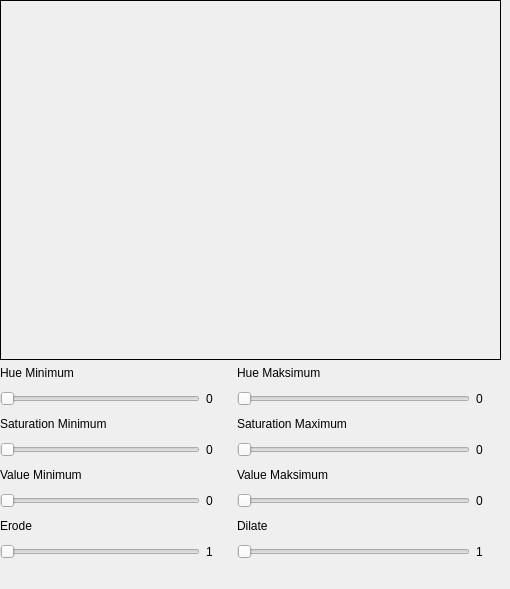
         <widget class="QWidget" name="warna4">
          <widget class="QWidget" name="layoutWidget_4">
           <property name="geometry">
            <rect>
             <x>0</x>
             <y>0</y>
             <width>501</width>
             <height>580</height>
            </rect>
           </property>
           <layout class="QVBoxLayout" name="verticalLayout_38">
            <item>
             <widget class="QLabel" name="labelWarna4">
              <property name="minimumSize">
               <size>
                <width>480</width>
                <height>360</height>
               </size>
              </property>
              <property name="baseSize">
               <size>
                <width>480</width>
                <height>360</height>
               </size>
              </property>
              <property name="frameShape">
               <enum>QFrame::Box</enum>
              </property>
              <property name="text">
               <string/>
              </property>
             </widget>
            </item>
            <item>
             <layout class="QFormLayout" name="formLayout_5">
              <item row="0" column="0">
               <layout class="QVBoxLayout" name="verticalLayout_39">
                <item>
                 <widget class="QLabel" name="label_33">
                  <property name="maximumSize">
                   <size>
                    <width>16777215</width>
                    <height>100</height>
                   </size>
                  </property>
                  <property name="text">
                   <string>Hue Minimum</string>
                  </property>
                 </widget>
                </item>
                <item>
                 <layout class="QHBoxLayout" name="horizontalLayout_33">
                  <item>
                   <widget class="QSlider" name="hMin4">
                    <property name="minimumSize">
                     <size>
                      <width>200</width>
                      <height>0</height>
                     </size>
                    </property>
                    <property name="baseSize">
                     <size>
                      <width>200</width>
                      <height>100</height>
                     </size>
                    </property>
                    <property name="maximum">
                     <number>255</number>
                    </property>
                    <property name="orientation">
                     <enum>Qt::Horizontal</enum>
                    </property>
                   </widget>
                  </item>
                  <item>
                   <widget class="QLabel" name="hMinVal4">
                    <property name="minimumSize">
                     <size>
                      <width>25</width>
                      <height>25</height>
                     </size>
                    </property>
                    <property name="text">
                     <string>0</string>
                    </property>
                   </widget>
                  </item>
                 </layout>
                </item>
               </layout>
              </item>
              <item row="0" column="1">
               <layout class="QVBoxLayout" name="verticalLayout_40">
                <item>
                 <widget class="QLabel" name="label_34">
                  <property name="maximumSize">
                   <size>
                    <width>16777215</width>
                    <height>100</height>
                   </size>
                  </property>
                  <property name="text">
                   <string>Hue Maksimum</string>
                  </property>
                 </widget>
                </item>
                <item>
                 <layout class="QHBoxLayout" name="horizontalLayout_34">
                  <item>
                   <widget class="QSlider" name="hMax4">
                    <property name="minimumSize">
                     <size>
                      <width>150</width>
                      <height>0</height>
                     </size>
                    </property>
                    <property name="baseSize">
                     <size>
                      <width>200</width>
                      <height>100</height>
                     </size>
                    </property>
                    <property name="maximum">
                     <number>255</number>
                    </property>
                    <property name="orientation">
                     <enum>Qt::Horizontal</enum>
                    </property>
                   </widget>
                  </item>
                  <item>
                   <widget class="QLabel" name="hMaxVal4">
                    <property name="minimumSize">
                     <size>
                      <width>25</width>
                      <height>25</height>
                     </size>
                    </property>
                    <property name="text">
                     <string>0</string>
                    </property>
                   </widget>
                  </item>
                 </layout>
                </item>
               </layout>
              </item>
              <item row="1" column="0">
               <layout class="QVBoxLayout" name="verticalLayout_41">
                <item>
                 <widget class="QLabel" name="label_35">
                  <property name="maximumSize">
                   <size>
                    <width>16777215</width>
                    <height>100</height>
                   </size>
                  </property>
                  <property name="text">
                   <string>Saturation Minimum</string>
                  </property>
                 </widget>
                </item>
                <item>
                 <layout class="QHBoxLayout" name="horizontalLayout_35">
                  <item>
                   <widget class="QSlider" name="sMin4">
                    <property name="minimumSize">
                     <size>
                      <width>200</width>
                      <height>0</height>
                     </size>
                    </property>
                    <property name="baseSize">
                     <size>
                      <width>200</width>
                      <height>100</height>
                     </size>
                    </property>
                    <property name="maximum">
                     <number>255</number>
                    </property>
                    <property name="orientation">
                     <enum>Qt::Horizontal</enum>
                    </property>
                   </widget>
                  </item>
                  <item>
                   <widget class="QLabel" name="sMinVal4">
                    <property name="minimumSize">
                     <size>
                      <width>25</width>
                      <height>25</height>
                     </size>
                    </property>
                    <property name="text">
                     <string>0</string>
                    </property>
                   </widget>
                  </item>
                 </layout>
                </item>
               </layout>
              </item>
              <item row="1" column="1">
               <layout class="QVBoxLayout" name="verticalLayout_42">
                <item>
                 <widget class="QLabel" name="label_36">
                  <property name="maximumSize">
                   <size>
                    <width>16777215</width>
                    <height>100</height>
                   </size>
                  </property>
                  <property name="text">
                   <string>Saturation Maximum</string>
                  </property>
                 </widget>
                </item>
                <item>
                 <layout class="QHBoxLayout" name="horizontalLayout_36">
                  <item>
                   <widget class="QSlider" name="sMax4">
                    <property name="minimumSize">
                     <size>
                      <width>150</width>
                      <height>0</height>
                     </size>
                    </property>
                    <property name="baseSize">
                     <size>
                      <width>200</width>
                      <height>100</height>
                     </size>
                    </property>
                    <property name="maximum">
                     <number>255</number>
                    </property>
                    <property name="orientation">
                     <enum>Qt::Horizontal</enum>
                    </property>
                   </widget>
                  </item>
                  <item>
                   <widget class="QLabel" name="sMaxVal4">
                    <property name="minimumSize">
                     <size>
                      <width>25</width>
                      <height>25</height>
                     </size>
                    </property>
                    <property name="text">
                     <string>0</string>
                    </property>
                   </widget>
                  </item>
                 </layout>
                </item>
               </layout>
              </item>
              <item row="2" column="0">
               <layout class="QVBoxLayout" name="verticalLayout_43">
                <item>
                 <widget class="QLabel" name="label_37">
                  <property name="maximumSize">
                   <size>
                    <width>16777215</width>
                    <height>100</height>
                   </size>
                  </property>
                  <property name="text">
                   <string>Value Minimum</string>
                  </property>
                 </widget>
                </item>
                <item>
                 <layout class="QHBoxLayout" name="horizontalLayout_37">
                  <item>
                   <widget class="QSlider" name="vMin4">
                    <property name="minimumSize">
                     <size>
                      <width>200</width>
                      <height>0</height>
                     </size>
                    </property>
                    <property name="baseSize">
                     <size>
                      <width>200</width>
                      <height>100</height>
                     </size>
                    </property>
                    <property name="maximum">
                     <number>255</number>
                    </property>
                    <property name="orientation">
                     <enum>Qt::Horizontal</enum>
                    </property>
                   </widget>
                  </item>
                  <item>
                   <widget class="QLabel" name="vMinVal4">
                    <property name="minimumSize">
                     <size>
                      <width>25</width>
                      <height>25</height>
                     </size>
                    </property>
                    <property name="text">
                     <string>0</string>
                    </property>
                   </widget>
                  </item>
                 </layout>
                </item>
               </layout>
              </item>
              <item row="2" column="1">
               <layout class="QVBoxLayout" name="verticalLayout_44">
                <item>
                 <widget class="QLabel" name="label_38">
                  <property name="maximumSize">
                   <size>
                    <width>16777215</width>
                    <height>100</height>
                   </size>
                  </property>
                  <property name="text">
                   <string>Value Maksimum</string>
                  </property>
                 </widget>
                </item>
                <item>
                 <layout class="QHBoxLayout" name="horizontalLayout_38">
                  <item>
                   <widget class="QSlider" name="vMax4">
                    <property name="minimumSize">
                     <size>
                      <width>150</width>
                      <height>0</height>
                     </size>
                    </property>
                    <property name="baseSize">
                     <size>
                      <width>200</width>
                      <height>100</height>
                     </size>
                    </property>
                    <property name="maximum">
                     <number>255</number>
                    </property>
                    <property name="orientation">
                     <enum>Qt::Horizontal</enum>
                    </property>
                   </widget>
                  </item>
                  <item>
                   <widget class="QLabel" name="vMaxVal4">
                    <property name="minimumSize">
                     <size>
                      <width>25</width>
                      <height>25</height>
                     </size>
                    </property>
                    <property name="text">
                     <string>0</string>
                    </property>
                   </widget>
                  </item>
                 </layout>
                </item>
               </layout>
              </item>
              <item row="3" column="0">
               <layout class="QVBoxLayout" name="verticalLayout_45">
                <item>
                 <widget class="QLabel" name="label_39">
                  <property name="maximumSize">
                   <size>
                    <width>16777215</width>
                    <height>100</height>
                   </size>
                  </property>
                  <property name="text">
                   <string>Erode</string>
                  </property>
                 </widget>
                </item>
                <item>
                 <layout class="QHBoxLayout" name="horizontalLayout_39">
                  <item>
                   <widget class="QSlider" name="erode4">
                    <property name="minimumSize">
                     <size>
                      <width>200</width>
                      <height>0</height>
                     </size>
                    </property>
                    <property name="baseSize">
                     <size>
                      <width>200</width>
                      <height>100</height>
                     </size>
                    </property>
                    <property name="maximum">
                     <number>10</number>
                    </property>
                    <property name="orientation">
                     <enum>Qt::Horizontal</enum>
                    </property>
                   </widget>
                  </item>
                  <item>
                   <widget class="QLabel" name="erodeVal2_4">
                    <property name="minimumSize">
                     <size>
                      <width>25</width>
                      <height>25</height>
                     </size>
                    </property>
                    <property name="text">
                     <string>1</string>
                    </property>
                   </widget>
                  </item>
                 </layout>
                </item>
               </layout>
              </item>
              <item row="3" column="1">
               <layout class="QVBoxLayout" name="verticalLayout_46">
                <item>
                 <widget class="QLabel" name="label_40">
                  <property name="maximumSize">
                   <size>
                    <width>16777215</width>
                    <height>100</height>
                   </size>
                  </property>
                  <property name="text">
                   <string>Dilate</string>
                  </property>
                 </widget>
                </item>
                <item>
                 <layout class="QHBoxLayout" name="horizontalLayout_40">
                  <item>
                   <widget class="QSlider" name="dilate4">
                    <property name="minimumSize">
                     <size>
                      <width>150</width>
                      <height>0</height>
                     </size>
                    </property>
                    <property name="baseSize">
                     <size>
                      <width>200</width>
                      <height>100</height>
                     </size>
                    </property>
                    <property name="maximum">
                     <number>10</number>
                    </property>
                    <property name="orientation">
                     <enum>Qt::Horizontal</enum>
                    </property>
                   </widget>
                  </item>
                  <item>
                   <widget class="QLabel" name="dilateVal2_4">
                    <property name="minimumSize">
                     <size>
                      <width>25</width>
                      <height>25</height>
                     </size>
                    </property>
                    <property name="text">
                     <string>1</string>
                    </property>
                   </widget>
                  </item>
                 </layout>
                </item>
               </layout>
              </item>
             </layout>
            </item>
           </layout>
          </widget>
         </widget>
